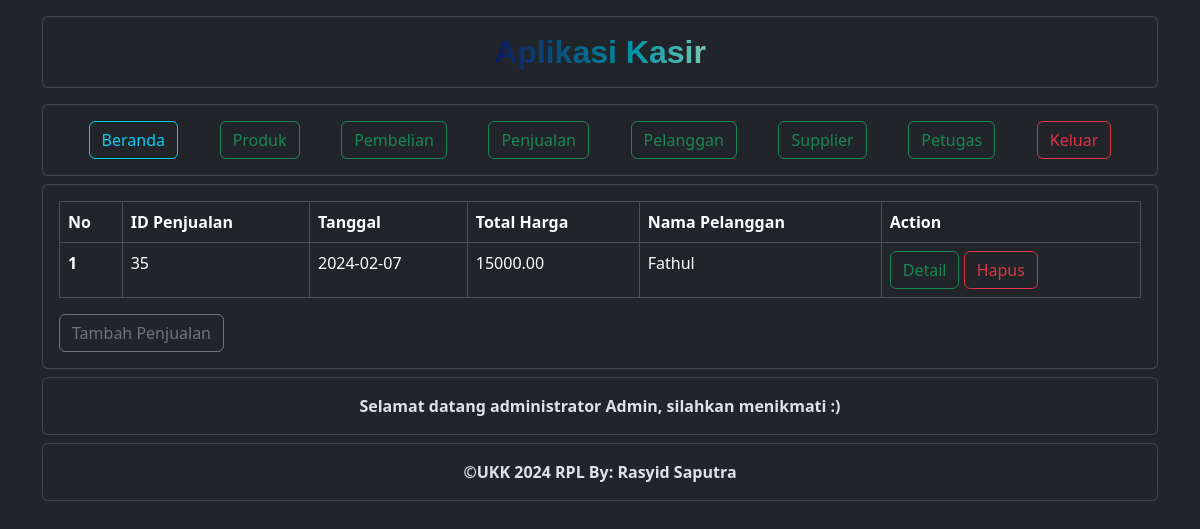
Screenshot of /penjualan/data_penjualan.php (signed in) with the database file from the repository.
### tables this page shows
CREATE TABLE `penjualan` (
  `PenjualanID` int(11) NOT NULL,
  `TanggalPenjualan` date NOT NULL,
  `TotalHarga` decimal(15,2) NOT NULL,
  `PelangganID` int(11) NOT NULL
);

CREATE TABLE `pelanggan` (
  `PelangganID` int(11) NOT NULL,
  `NamaPelanggan` varchar(255) NOT NULL,
  `Alamat` text NOT NULL,
  `NomorTelepon` varchar(20) NOT NULL
);

CREATE TABLE `petugas` (
  `PetugasID` int(11) NOT NULL,
  `Username` varchar(255) NOT NULL,
  `Password` varchar(255) NOT NULL,
  `Level` int(11) NOT NULL
);

### penjualan/data_penjualan.php (the view, shortened to what this page needs)
<?php
include("../nav/header.php");
?>
<?php
include("../nav/navbar.php");
?>
<div class="container ">
    <div class="card mt-2">
        <div class="card-body">
            <table class="table table-bordered table-responsive align-midle">
                <thead>
                    <tr>
                        <th>No</th>
                        <th>ID Penjualan</th>
                        <th>Tanggal</th>
                        <th>Total Harga</th>
                        <th>Nama Pelanggan</th>
                        <th>Action</th>
                    </tr>
                </thead>
                <tbody>
                    <?php
                    $data = mysqli_query($koneksi, "select * from penjualan");
                    $no = 0;
                    while ($row = mysqli_fetch_array($data)) {
                        $no++;
                    ?>
                        <tr>
                            <th><?php echo $no; ?></th>
                            <td><?php echo $row['PenjualanID']; ?></td>
                            <td><?php echo $row['TanggalPenjualan']; ?></td>
                            <td><?php echo $row['TotalHarga']; ?></td>
                            <td>
                                <?php $PelanganID = $row['PelangganID'];
                                $query_pelanggan =  "SELECT * FROM pelanggan WHERE PelangganID = '$PelanganID'";
                                $result_pelanggan = mysqli_query($koneksi, $query_pelanggan);
                                if ($result_pelanggan) {
                                    $nama_pelanggan = mysqli_fetch_assoc($result_pelanggan);
                                    echo $nama_pelanggan['NamaPelanggan'];
                                } else {
                                    echo "<script>alert('Data petugas tidak ditemukan!' $koneksi->$error)</script>";
                                }
                                ?>
                            </td>
                            <td>
                                <a href="detail_penjualan.php?id=<?php echo $row['PenjualanID']; ?>" class="btn btn-outline-success">Detail</a>
                                <a href="hapus_penjualan.php?id=<?php echo $row['PenjualanID']; ?>" class="btn btn-outline-danger">Hapus</a>
                            </td>
                        </tr>
                    <?php
                    }
                    ?>
                </tbody>
            </table>
            <a href="tambah_penjualan.php" class="btn btn-outline-secondary">Tambah Penjualan</a>
        </div>
    </div>
</div>
<?php
include("../nav/footer.php");
?>

### nav/footer.php
<section>
    <div class="container">
        <div class="card mt-2">
            <div class="card-body">
                <?php
                if ($datapetugas['Level'] == 1) {
                    echo '<p class="text-center fw-bold mb-0">Selamat datang administrator ' . $datapetugas['Username'] . ',' . ' silahkan menikmati :)</p>';
                } else {
                    echo '<p class="text-center fw-bold mb-0">Selamat datang petugas, silahkan menikmati :)</p>';
                }
                ?>
            </div>
        </div>
        <div class="card mt-2">
            <div class="card-body">
                <p class="text-center fw-bold mb-0">&copy;UKK 2024 RPL By: Rasyid Saputra </p>
            </div>
        </div>
    </div>
</section>
</div>
</body>
</html>

### nav/header.php (style rules this page uses)
:root { --c1: #0e185f; --c2: #0095a8; --c3: #e8ffc2; }

### rows the page displays
penjualan: PenjualanID "35", TanggalPenjualan "2024-02-07", TotalHarga "15000.00", PelangganID.NamaPelanggan "Fathul"
petugas: Username "Admin"
